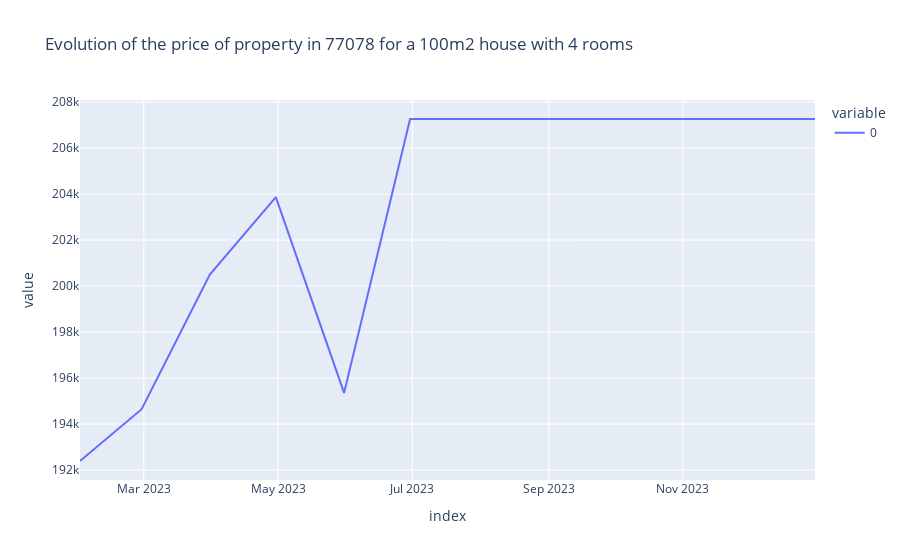

Source (notebook cell):
### Code cell
import plotly.express as px
# Make a prediction for the next year for a 100m2 house with 4 rooms in 77078 and plot the evolution of the price of property

fh = pd.date_range(start="2023-01-01", end="2024-01-01", freq="M")

forecast = model.predict(
    pd.DataFrame({"new_commune": [77078]*len(fh), "Type local": ["Maison"]*len(fh), "Surface Totale": [100]*len(fh), "Nombre pieces principales": [4]*len(fh), "Date mutation": fh}))
forecast = pd.Series(forecast, index=fh)
px.line(forecast, title="Evolution of the price of property in 77078 for a 100m2 house with 4 rooms")

### Figure 1 — Plotly figure (JSON) as saved in the notebook; plotly's stock layout.template omitted (floating-point values rounded to 4 significant figures)
{"data": [{"hovertemplate": "variable=0<br>index=%{x}<br>value=%{y}<extra></extra>", "legendgroup": "0", "line": {"color": "#636efa", "dash": "solid"}, "marker": {"symbol": "circle"}, "mode": "lines", "name": "0", "orientation": "v", "showlegend": true, "type": "scatter", "x": ["2023-01-31T00:00:00", "2023-02-28T00:00:00", "2023-03-31T00:00:00", "2023-04-30T00:00:00", "2023-05-31T00:00:00", "2023-06-30T00:00:00", "2023-07-31T00:00:00", "2023-08-31T00:00:00", "2023-09-30T00:00:00", "2023-10-31T00:00:00", "2023-11-30T00:00:00", "2023-12-31T00:00:00"], "xaxis": "x", "y": [192400.0, 194651, 200502, 203900.0, 195357, 207261, 207261, 207261, 207261, 207261, 207261, 207261], "yaxis": "y"}], "layout": {"legend": {"title": {"text": "variable"}, "tracegroupgap": 0}, "title": {"text": "Evolution of the price of property in 77078 for a 100m2 house with 4 rooms"}, "xaxis": {"anchor": "y", "domain": [0, 1], "title": {"text": "index"}}, "yaxis": {"anchor": "x", "domain": [0, 1], "title": {"text": "value"}}}}
